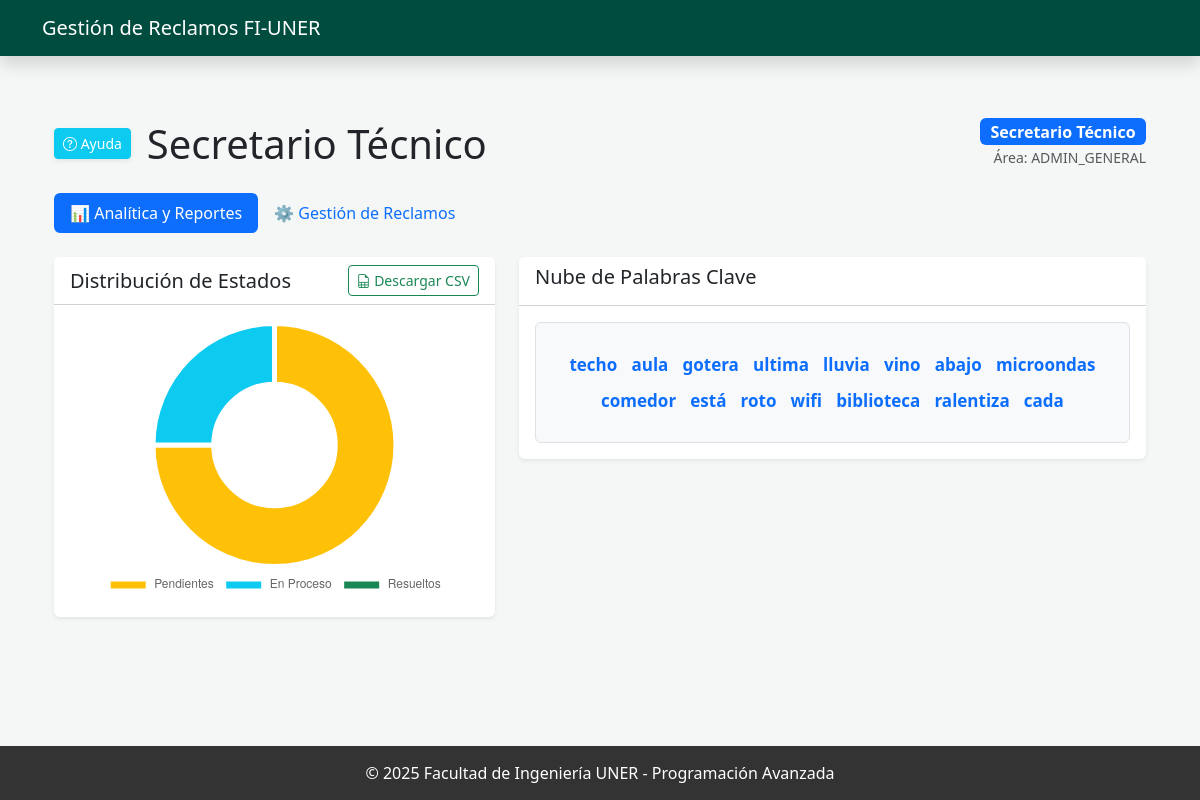
/admin/dashboard (signed in), run on the app's committed database.
### modules/usuarios.py (models this page shows, shortened)
class Usuario(db.Model):
    __tablename__ = 'usuarios' # Nombre de la tabla en la base de datos, seguido de los atributos/columnas
    id = db.Column(db.Integer, primary_key=True)
    username = db.Column(db.String(50), unique=True, nullable=False)
    password = db.Column(db.String(100), nullable=False)
    nombre = db.Column(db.String(50))
    apellido = db.Column(db.String(50))
    claustro = db.Column(db.Enum(Claustro))
    rol_admin = db.Column(db.Enum(RolAdmin))
    departamento_id = db.Column(db.String(50), nullable=True)
    reclamos_creados = db.relationship('Reclamo', backref='autor', lazy=True) # Relación uno a muchos con Reclamo
    tipo_usuario = db.Column(db.String(50)) # Columna para el tipo de usuario (polimorfismo)
    __mapper_args__ = {
        'polymorphic_identity': 'usuario',
        'polymorphic_on': tipo_usuario
    }

class UsuarioFinal(Usuario): # Corresponde al Alumno/Usuario común, hereda de Usuario
    __mapper_args__ = { 'polymorphic_identity': 'final' } # Lo identifica como UsuarioFinal en la base de datos

### app.py (the view)
@app.route('/admin/dashboard')
@login_required
def admin_dashboard():
    user = Usuario.query.get(session['user_id'])
    if user.tipo_usuario == 'secretario':
        reclamos_lista = Reclamo.query.all()
        depto_para_analitica = None
    else:
        reclamos_lista = Reclamo.query.filter_by(departamento_id=user.departamento_id).all()
        depto_para_analitica = user.departamento_id
    datos_analitica = analitica_servicio.obtener_datos_dashboard(depto_para_analitica)
    return render_template('admin_dashboard.html',
                           reclamos_admin=reclamos_lista,
                           data_analitica=datos_analitica,
                           current_user=user)

### app.py (called while the page is built)
def login_required(f):
    @wraps(f)
    def decorated_function(*args, **kwargs):
        if 'user_id' not in session:
            flash("Por favor, inicia sesión.", "warning")
            return redirect(url_for('login'))
        return f(*args, **kwargs)
    return decorated_function

### templates/admin_dashboard.html (shortened to what this page needs)
{% extends "base.html" %}
{% block content %}
<div class="container mt-4">
    <div class="d-flex justify-content-between align-items-center mb-4">
        <div class="d-flex align-items-center">
            <button type="button" class="btn btn-info btn-sm me-3 shadow-sm text-white" data-bs-toggle="modal" data-bs-target="#modalAyuda">
                <i class="bi bi-question-circle"></i> Ayuda
            </button>
            <h1 class="mb-0">
                 {{ current_user.rol_admin.value }}
            </h1>
        </div>
        <div class="text-end">
            <span class="badge bg-primary fs-6">{{ current_user.nombre }} {{ current_user.apellido if current_user.apellido else '' }}</span><br>
            <small class="text-muted">Área: {{ current_user.departamento_id or 'General' }}</small>
        </div>
    </div>
    <ul class="nav nav-pills mb-4" id="adminTabs" role="tablist">
        <li class="nav-item">
            <button class="nav-link active" data-bs-toggle="pill" data-bs-target="#analitica">📊 Analítica y Reportes</button>
        </li>
        <li class="nav-item">
            <button class="nav-link" data-bs-toggle="pill" data-bs-target="#gestion">⚙️ Gestión de Reclamos</button>
        </li>
    </ul>
    <div class="tab-content">
        <div class="tab-pane fade show active" id="analitica">
            <div class="row">
                <div class="col-md-5">
                    <div class="card shadow-sm mb-4 border-0">
                        <div class="card-header bg-white d-flex justify-content-between align-items-center">
                            <h5 class="mb-0">Distribución de Estados</h5>
                            <a href="{{ url_for('descargar_reporte') }}" class="btn btn-sm btn-outline-success">
                                <i class="bi bi-file-earmark-spreadsheet"></i> Descargar CSV
                            </a>
                        </div>
                        <div class="card-body text-center">
                            <canvas id="chartEstados" style="max-height: 280px;"></canvas>
                        </div>
                    </div>
                </div>
                <div class="col-md-7">
                    <div class="card shadow-sm mb-4 border-0">
                        <div class="card-header bg-white"><h5>Nube de Palabras Clave</h5></div>
                        <div class="card-body text-center">
                            <div class="p-4 border rounded bg-light">
                                {% if data_analitica.frecuencia %}
                                    {% for palabra, cuenta in data_analitica.frecuencia.items() %}
                                        <span style="font-size: {{ 14 + (cuenta * 3) }}px; margin: 5px;" class="text-primary fw-bold d-inline-block">
                                            {{ palabra }}
                                        </span>
                                    {% endfor %}
                                {% else %}
                                    <p class="text-muted">No hay datos para generar la nube de palabras.</p>
                                {% endif %}
                            </div>
                        </div>
                    </div>
                </div>
            </div>
        </div>
    </div>
</div>
<script>
    document.addEventListener('DOMContentLoaded', function() {
        const ctx = document.getElementById('chartEstados').getContext('2d');
        new Chart(ctx, {
            type: 'doughnut',
            data: {
                labels: ['Pendientes', 'En Proceso', 'Resueltos'],
                datasets: [{
                    data: [
                        {{ data_analitica.stats.pendientes if data_analitica.stats else 0 }},
                        {{ data_analitica.stats.en_proceso if data_analitica.stats else 0 }},
                        {{ data_analitica.stats.resueltos if data_analitica.stats else 0 }}
                    ],
                    backgroundColor: ['#ffc107', '#0dcaf0', '#198754'],
                    borderWidth: 5,
                    borderColor: '#ffffff'
                }]
            },
            options: {
                responsive: true,
                maintainAspectRatio: false,
                plugins: { legend: { position: 'bottom' } }
            }
        });
    });
</script>
{% endblock %}

### templates/base.html (style rules this page uses)
body { padding-top: 70px; background-color: #f4f7f6; min-height: 100vh; }

### data on the page
UsuarioFinal: rol_admin.value "Secretario Técnico", nombre "Secretario", apellido "Técnico", departamento "ADMIN_GENERAL"

### other printed values
{{ palabra }} "techo" "aula" "gotera" "ultima" "lluvia" "vino" "abajo" "microondas" "comedor" "está" "roto" "wifi" "biblioteca" "ralentiza" "cada"
